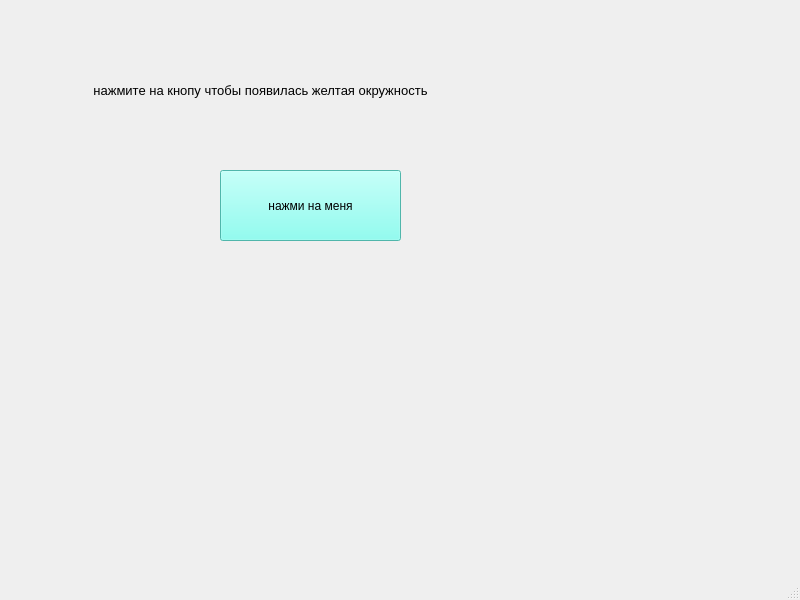
<?xml version="1.0" encoding="UTF-8"?>
<ui version="4.0">
 <class>MainWindow</class>
 <widget class="QMainWindow" name="MainWindow">
  <property name="geometry">
   <rect>
    <x>0</x>
    <y>0</y>
    <width>800</width>
    <height>600</height>
   </rect>
  </property>
  <property name="windowTitle">
   <string>MainWindow</string>
  </property>
  <widget class="QWidget" name="centralwidget">
   <widget class="QPushButton" name="pushButton">
    <property name="geometry">
     <rect>
      <x>220</x>
      <y>170</y>
      <width>181</width>
      <height>71</height>
     </rect>
    </property>
    <property name="styleSheet">
     <string notr="true">background-color: rgb(112, 255, 239)</string>
    </property>
    <property name="text">
     <string>нажми на меня</string>
    </property>
   </widget>
   <widget class="QLabel" name="label">
    <property name="geometry">
     <rect>
      <x>70</x>
      <y>70</y>
      <width>381</width>
      <height>41</height>
     </rect>
    </property>
    <property name="text">
     <string>&lt;html&gt;&lt;head/&gt;&lt;body&gt;&lt;p align=&quot;center&quot;&gt;&lt;span style=&quot; font-size:10pt;&quot;&gt;нажмите на кнопу чтобы появилась желтая окружность&lt;/span&gt;&lt;/p&gt;&lt;/body&gt;&lt;/html&gt;</string>
    </property>
   </widget>
  </widget>
  <widget class="QMenuBar" name="menubar">
   <property name="geometry">
    <rect>
     <x>0</x>
     <y>0</y>
     <width>800</width>
     <height>21</height>
    </rect>
   </property>
  </widget>
  <widget class="QStatusBar" name="statusbar"/>
 </widget>
 <resources/>
 <connections/>
</ui>
